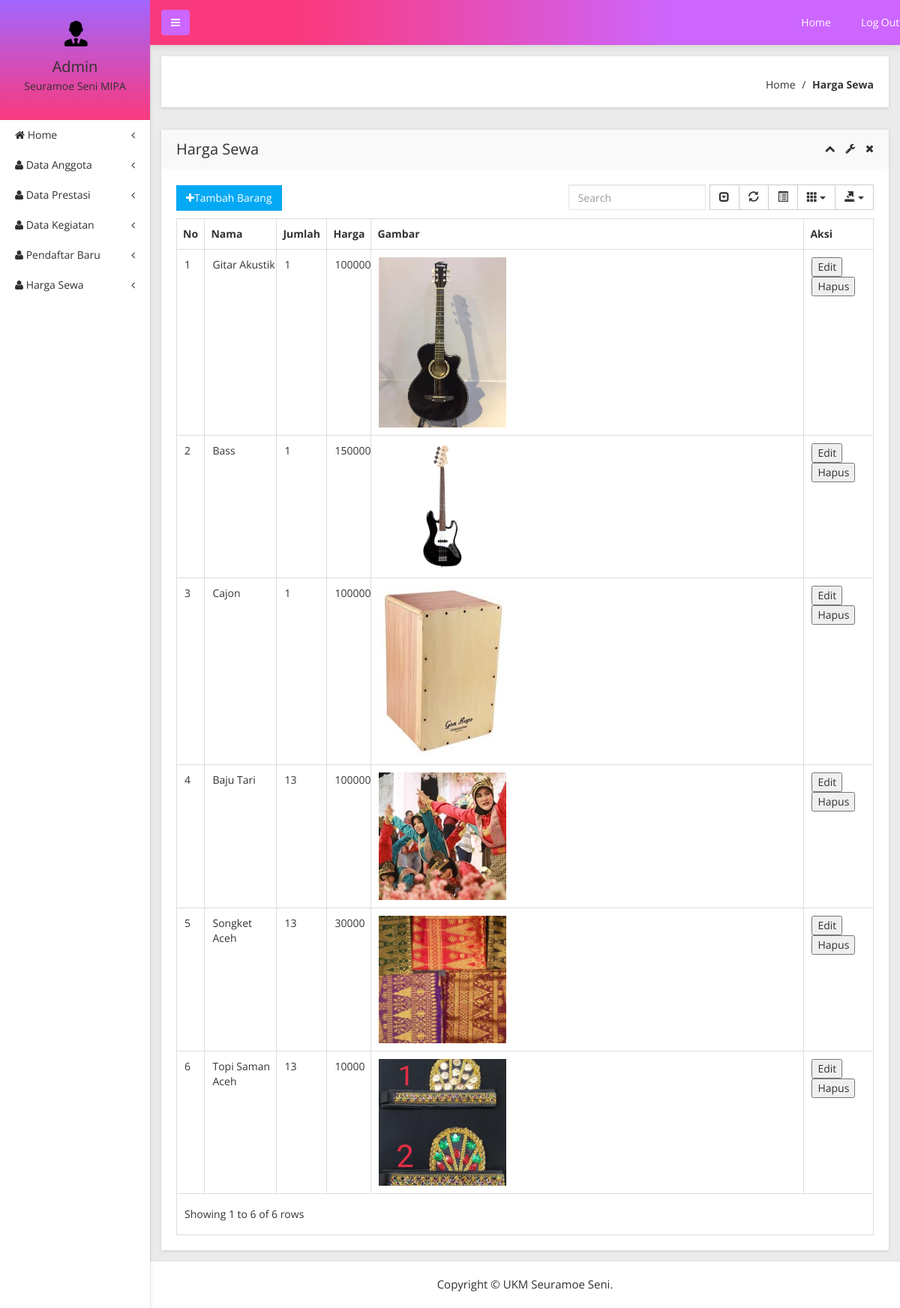
Screenshot of /index.php/admin/hargaSewa with the database file from the repository.
### tables this page shows
CREATE TABLE `sewa_alat` (
  `id_alat` int(3) NOT NULL,
  `nama_alat` varchar(50) NOT NULL,
  `Jumlah` int(3) NOT NULL,
  `harga_sewa` int(20) NOT NULL,
  `url` varchar(50) NOT NULL,
  `type` enum('image','video') NOT NULL,
  `gambar` varchar(255) DEFAULT NULL
);

### application/controllers/Admin.php (called while the page is built, shortened)
<?php
class Admin extends CI_Controller {
	function __construct (){
		$this->load->helper('url');
		$this->load->helper('form');
		$this->load->model('Web_model');
		$this->load->library('upload');
	}
	public function hargaSewa(){
		$this->data['tampilansewa'] = $this->Web_model->getDataBarang('sewa_alat');
		$this->load->view('hargaSewa', $this->data);
	}
}

### index.php (called while the page is built, shortened)
<?php
require_once BASEPATH.'core/CodeIgniter.php';

### application/models/Web_model.php (called while the page is built, shortened)
<?php
class Web_model extends CI_Model {
    public function getDataBarang ($table) {
        $sewa_alat = $this->db->get($table);
        return $sewa_alat->result_array();
    }
}

### application/views/hargaSewa.php (the view, shortened to what this page needs)
<!doctype html>
<html class="no-js" lang="en">
<head>
    <link rel="stylesheet" href="<?php echo base_url('assetsadm/');?>css/bootstrap.min.css">
    <link rel="stylesheet" href="<?php echo base_url('assetsadm/');?>css/font-awesome.min.css">
    <link rel="stylesheet" href="<?php echo base_url('assetsadm/');?>css/adminpro-custon-icon.css">
    <link rel="stylesheet" href="<?php echo base_url('assetsadm/');?>css/meanmenu.min.css">
    <link rel="stylesheet" href="<?php echo base_url('assetsadm/');?>css/jquery.mCustomScrollbar.min.css">
    <link rel="stylesheet" href="<?php echo base_url('assetsadm/');?>css/animate.css">
    <link rel="stylesheet" href="<?php echo base_url('assetsadm/');?>css/data-table/bootstrap-table.css">
    <link rel="stylesheet" href="<?php echo base_url('assetsadm/');?>css/data-table/bootstrap-editable.css">
    <link rel="stylesheet" href="<?php echo base_url('assetsadm/');?>css/normalize.css">
    <link rel="stylesheet" href="<?php echo base_url('assetsadm/');?>css/c3.min.css">
    <link rel="stylesheet" href="<?php echo base_url('assetsadm/');?>css/form/all-type-forms.css">
    <link rel="stylesheet" href="<?php echo base_url('assetsadm/');?>css/style.css">
    <link rel="stylesheet" href="<?php echo base_url('assetsadm/');?>css/responsive.css">
</head>
<body class="materialdesign">
    <div class="wrapper-pro">
        <div class="left-sidebar-pro">
            <nav id="sidebar">
                <div class="sidebar-header">
                    <a href="#"><img src="<?php echo base_url('assetsadm/');?>img/message/admin.png" style="width: 100px" alt="" />
                    </a>
                    <h3>Admin</h3>
                    <p>Seuramoe Seni MIPA</p>
                </div>
                <div class="left-custom-menu-adp-wrap">
                    <ul class="nav navbar-nav left-sidebar-menu-pro">
                    <li class="nav-item"><a href="<?php echo base_url('index.php/admin/dashboard');?>" data-toggle="#" role="button" aria-expanded="false" class="nav-link dropdown-toggle"><i class="fa big-icon fa-home"></i> <span class="mini-dn">Home</span> <span class="indicator-right-menu mini-dn"><i class="fa indicator-mn fa-angle-left"></i></span></a>
                        </li>
                        <li class="nav-item"><a href="<?php echo base_url('index.php/admin/dataAnggota');?>" data-toggle="#" role="button" aria-expanded="false" class="nav-link dropdown-toggle"><i class="fa big-icon fa-user"></i> <span class="mini-dn">Data Anggota</span> <span class="indicator-right-menu mini-dn"><i class="fa indicator-mn fa-angle-left"></i></span></a>
                        </li>
                        <li class="nav-item"><a href="<?php echo base_url('index.php/admin/dataPrestasi');?>" data-toggle="#" role="button" aria-expanded="false" class="nav-link dropdown-toggle"><i class="fa big-icon fa-user"></i> <span class="mini-dn">Data Prestasi</span> <span class="indicator-right-menu mini-dn"><i class="fa indicator-mn fa-angle-left"></i></span></a>
                        </li>
                        <li class="nav-item"><a href="<?php echo base_url('index.php/admin/dataKegiatan');?>" data-toggle="#" role="button" aria-expanded="false" class="nav-link dropdown-toggle"><i class="fa big-icon fa-user"></i> <span class="mini-dn">Data Kegiatan</span> <span class="indicator-right-menu mini-dn"><i class="fa indicator-mn fa-angle-left"></i></span></a>
                        </li>
                        <li class="nav-item"><a href="<?php echo base_url('index.php/admin/pendaftarBaru');?>" data-toggle="#" role="button" aria-expanded="false" class="nav-link dropdown-toggle"><i class="fa big-icon fa-user"></i> <span class="mini-dn">Pendaftar Baru</span> <span class="indicator-right-menu mini-dn"><i class="fa indicator-mn fa-angle-left"></i></span></a>
                        </li>
                        <li class="nav-item"><a href="<?php echo base_url('index.php/admin/hargaSewa');?>" data-toggle="#" role="button" aria-expanded="false" class="nav-link dropdown-toggle"><i class="fa big-icon fa-user"></i> <span class="mini-dn">Harga Sewa</span> <span class="indicator-right-menu mini-dn"><i class="fa indicator-mn fa-angle-left"></i></span></a>
                    </ul>
                </div>
            </nav>
        </div>
        <div class="content-inner-all">
            <div class="header-top-area">
            <div class="fixed-header-top"  style= "background: linear-gradient(to left, #cc66ff 30%, #fb397d 80%);">
                    <div class="container-fluid">
                        <div class="row">
                        <div class="col-lg-1 col-md-6 col-sm-6 col-xs-12">
                        <button type="button" id="sidebarCollapse" class="btn bar-button-pro header-drl-controller-btn btn-info navbar-btn" style="background:#cc66ff">
                                    <i class="fa fa-bars"></i>
                                </button>
                            </div>
                            <div class="col-lg-6 col-md-1 col-sm-1 col-xs-12">
                                <div class="header-top-menu tabl-d-n">
                                    <ul class="nav navbar-nav mai-top-nav">
                                        <li class="nav-item" style="margin-left: 750px"><a href="<?php echo base_url('index.php/web/home');?>" class="nav-link">Home</a>
                                        </li>
                                        <li class="nav-item" style="margin-right: -180px"><a href="<?php echo base_url('index.php/admin/loginadmin');?>" class="nav-link">Log Out</a>
                                        </li>
                                    </ul>
                                </div>
                            </div>
                        </div>
                    </div>
                </div>
            </div>
            <div class="breadcome-area mg-b-30 small-dn">
                <div class="container-fluid">
                    <div class="row">
                        <div class="col-lg-12">
                            <div class="breadcome-list map-mg-t-40-gl shadow-reset">
                                <div class="row">
                                    <div class="col-lg-6 col-md-6 col-sm-6 col-xs-6">
                                    </div>
                                    <div class="col-lg-6 col-md-6 col-sm-6 col-xs-6">
                                        <ul class="breadcome-menu">
                                            <li><a href="#">Home</a> <span class="bread-slash">/</span>
                                            </li>
                                            <li><span class="bread-blod">Harga Sewa</span>
                                            </li>
                                        </ul>
                                    </div>
                                </div>
                            </div>
                        </div>
                    </div>
                </div>
            </div>
            <div class="admin-dashone-data-table-area">
                <div class="container-fluid">
                    <div class="row">
                        <div class="col-lg-12">
                            <div class="sparkline8-list shadow-reset">
                                <div class="sparkline8-hd">
                                    <div class="main-sparkline8-hd">
                                        <h1>Harga Sewa</h1>
                                        <div class="sparkline8-outline-icon">
                                            <span class="sparkline8-collapse-link"><i class="fa fa-chevron-up"></i></span>
                                            <span><i class="fa fa-wrench"></i></span>
                                            <span class="sparkline8-collapse-close"><i class="fa fa-times"></i></span>
                                        </div>
                                    </div>
                                </div>
                                <div class="sparkline8-graph">
                                    <div class="datatable-dashv1-list custom-datatable-overright">
                                    <div id="toolbar">
                                            <div>
                                                <a href="<?php echo base_url().'index.php/admin/tambahbarang';?>" class="btn btn-primary" data-toogle="modal" data-target="input_data"><i class="fa fa-plus"></i>Tambah Barang</a>
                                            </div>
                                        </div>
                                        <table id="table" data-toggle="table" data-pagination="true" data-search="true" data-show-columns="true" data-show-pagination-switch="true" data-show-refresh="true" data-key-events="true" data-show-toggle="true" data-resizable="true" data-cookie="true" data-cookie-id-table="saveId" data-show-export="true" data-click-to-select="true" data-toolbar="#toolbar">
                                            <thead>
                                                <tr>
                                                    <th  data-field="no" data-editable="false">No</th>
                                                    <th data-field="nama" data-editable="false">Nama</th>
                                                    <th data-field="jumlah" data-editable="false">Jumlah</th>
                                                    <th data-field="harga" data-editable="false">Harga</th>
                                                    <th data-field="gambar" data-editable="false" width="100px">Gambar</th>
                                                    <th>Aksi</th>
                                                </tr>
                                            </thead>
                                            <tbody>
                                            <?php
                                                $no = 1;
                                                foreach($tampilansewa as $sewa){ ?>
                                                <tr>
                                                    <td text-align="center"><?php echo $no++ ?></td>
                                                    <td><?php echo $sewa['nama_alat'] ?></td>
                                                    <td><?php echo $sewa['Jumlah'] ?></td>
                                                    <td><?php echo $sewa['harga_sewa'] ?></td>
                                                    <td width="200px"><img src="<?php echo base_url(); ?>uploads/barang/<?php echo $sewa['gambar'] ?>" alt=""></td>
                                                    <td width="200px">
                                                        <div>
                                                            <a href="<?php echo base_url().'index.php/admin/editalat/'.$sewa['id_alat'];?>"><button>Edit</button></a>
                                                            <a  onclick="return confirm('Are you sure you want to delete this entry?')" href="<?php echo base_url().'index.php/admin/hapussewa/'.$sewa['id_alat'];?>"><button>Hapus</button></a></td>
                                                        </div>
                                                <?php } ?>
                                    </div>
                                </div>
                            </div>
    <div class="footer-copyright-area">
        <div class="container-fluid">
            <div class="row">
                <div class="col-lg-12">
                    <div class="footer-copy-right">
                        <p>Copyright &#169; UKM Seuramoe Seni</a>.</p>
                    </div>
                </div>
            </div>
        </div>
    </div>
</body>
</html>

### rows the page displays
sewa_alat: nama_alat "Gitar Akustik", Jumlah "1", harga_sewa "100000", gambar (picture)
sewa_alat: nama_alat "Bass", Jumlah "1", harga_sewa "150000", gambar (picture)
sewa_alat: nama_alat "Cajon", Jumlah "1", harga_sewa "100000", gambar (picture)
sewa_alat: nama_alat "Baju Tari", Jumlah "13", harga_sewa "100000", gambar (picture)
sewa_alat: nama_alat "Songket Aceh", Jumlah "13", harga_sewa "30000", gambar (picture)
sewa_alat: nama_alat "Topi Saman Aceh", Jumlah "13", harga_sewa "10000", gambar (picture)
